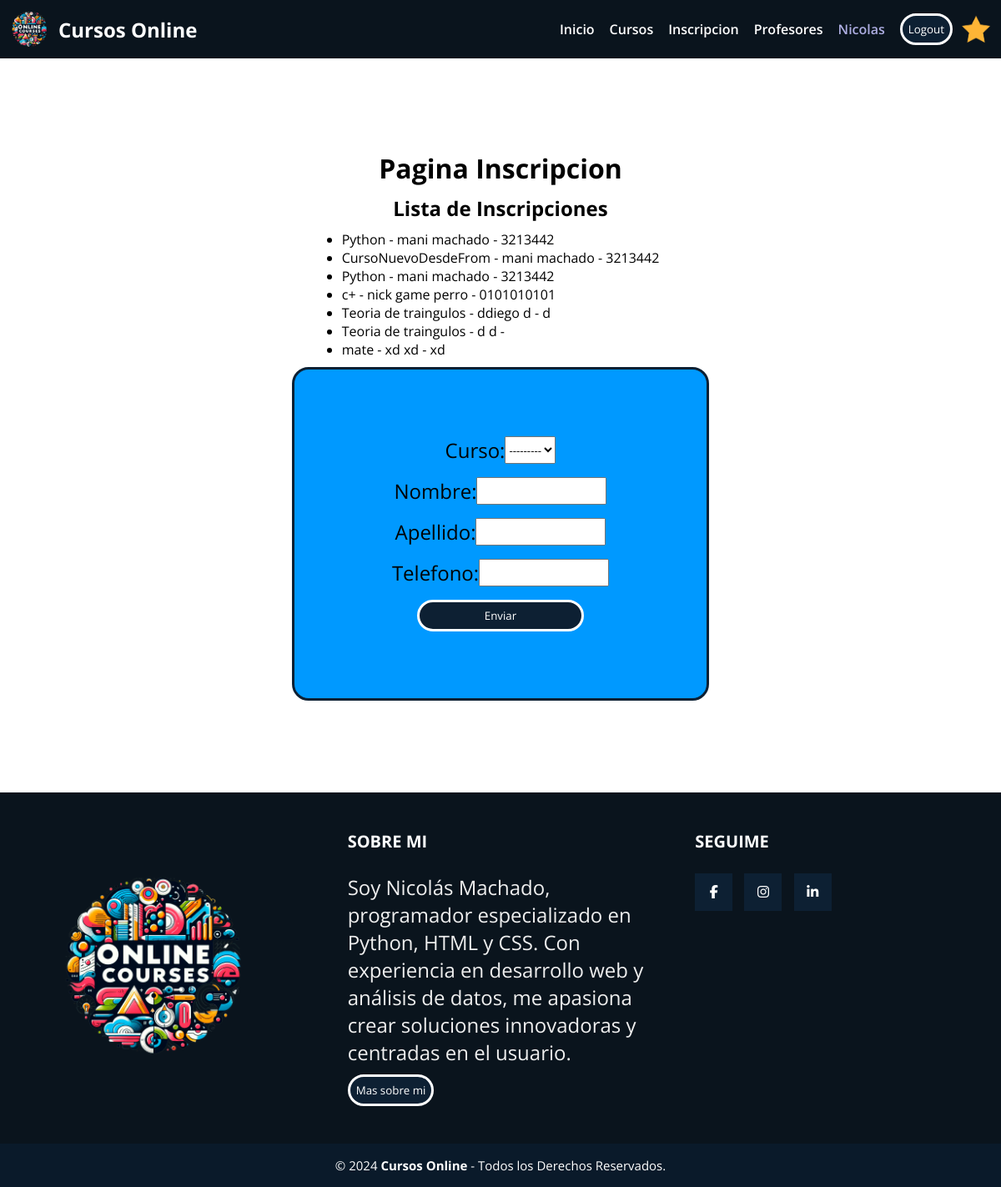
Before: /inscripcion/ (signed in) with the older database file.
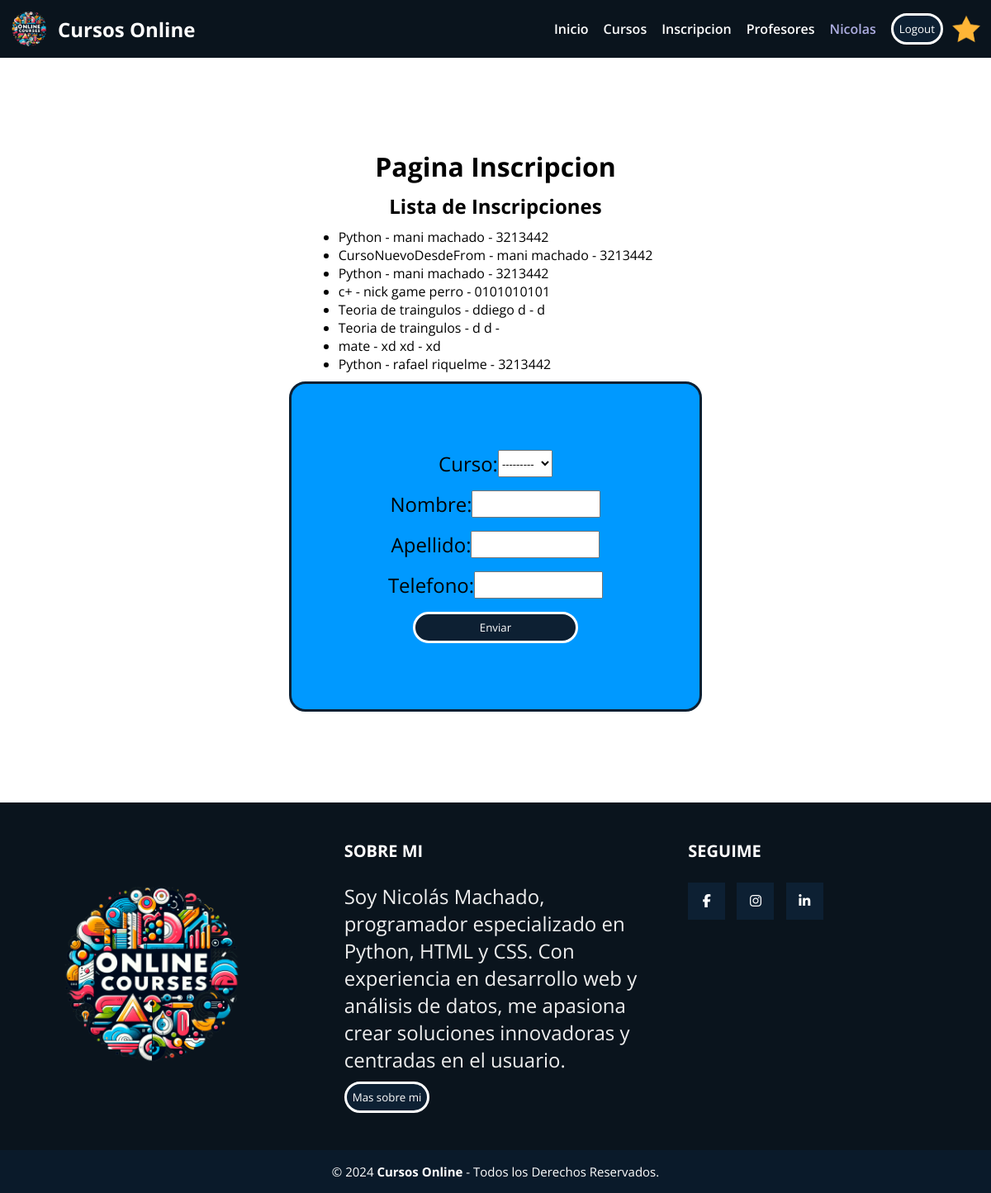
After: the same page with the newer database file.
### AppCoder/models.py (models this page shows)
class Inscripcion(models.Model):
    curso = models.CharField(max_length=100)
    nombre = models.CharField(max_length=100)
    apellido = models.CharField(max_length=100)
    telefono = models.CharField(max_length=15, blank=True, null=True)

### AppCoder/views.py (the view)
# urls.py: path('inscripcion/', views.inscripcion, name="inscripcion"),
def inscripcion(request):
    if request.method == "POST":
        nuevo_inscripto = InscripcionFormulario(request.POST)
        if nuevo_inscripto.is_valid():
            informacion = nuevo_inscripto.cleaned_data
            Inscripcion.objects.create(
                curso=informacion["curso"],
                nombre=informacion["nombre"],
                apellido=informacion["apellido"],
                telefono=informacion["telefono"],
            )
            return render(request, 'AppCoder/mensaje_inscripcion.html')
    else:
        nuevo_inscripto = InscripcionFormulario()
        inscripciones = Inscripcion.objects.all()  # Recuperar todas las inscripciones
        return render(request, 'AppCoder/inscripcion.html', {"form": nuevo_inscripto, "inscripciones": inscripciones})

### AppCoder/forms.py
class InscripcionFormulario(forms.Form):
    curso = forms.ModelChoiceField(queryset=Curso.objects.all(), required=True)
    nombre = forms.CharField(max_length=30, required=True)
    apellido = forms.CharField(max_length=30, required=True)
    telefono = forms.CharField(max_length=15, required=True)

### AppCoder/models.py (called while the page is built)
    def __str__(self):
        return self.nombre

### AppCoder/templates/AppCoder/inscripcion.html (shortened to what this page needs)
{% extends 'AppCoder/padre.html' %}
{% load static %}
{% block contenidoQueCambia %}
<div class="relleno">
    <h1>Pagina Inscripcion</h1>
    {% if request.user.is_superuser %}
        <h2>Lista de Inscripciones</h2>
        <ul>
            {% for inscripcion in inscripciones %}
                <li>{{ inscripcion.curso }} - {{ inscripcion.nombre }} {{ inscripcion.apellido }} - {{ inscripcion.telefono }}</li>
            {% endfor %}
        </ul>
    {% endif %}
    {% if request.user.is_authenticated %}
        <div class="relleno-curso">
        <form method="post" action="{% url 'inscripcion' %}">
                    {{ form.as_p }}
                    <button type="submit">Enviar</button>
                </form>
                {% endif %}
        </div>
</div>
{% endblock contenidoQueCambia %}

Changed rows visible on the page:
added Inscripcion: curso "Python", nombre "rafael", apellido "riquelme", telefono "3213442"
